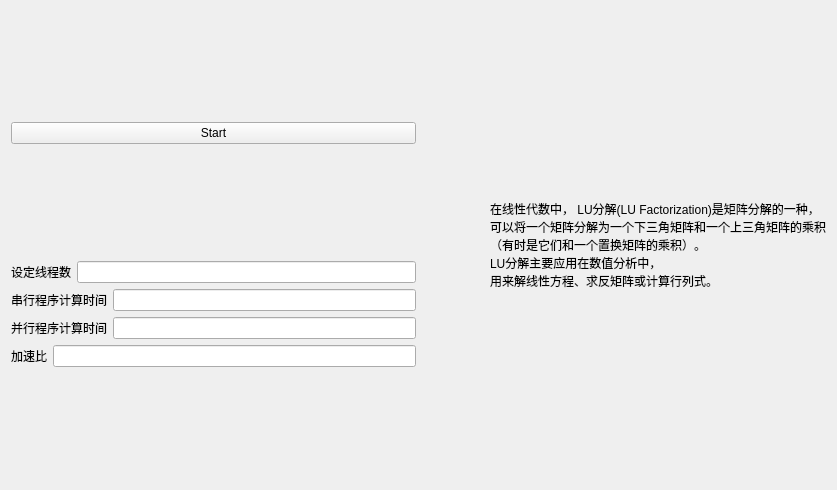
<?xml version="1.0" encoding="UTF-8"?>
<ui version="4.0">
 <class>MatrixClass</class>
 <widget class="QWidget" name="MatrixClass">
  <property name="geometry">
   <rect>
    <x>0</x>
    <y>0</y>
    <width>837</width>
    <height>490</height>
   </rect>
  </property>
  <property name="windowTitle">
   <string>Matrix</string>
  </property>
  <layout class="QHBoxLayout" name="horizontalLayout_6">
   <item>
    <layout class="QVBoxLayout" name="verticalLayout_2">
     <item>
      <widget class="QPushButton" name="StartBtn">
       <property name="text">
        <string>Start</string>
       </property>
      </widget>
     </item>
     <item>
      <layout class="QVBoxLayout" name="verticalLayout">
       <item>
        <layout class="QHBoxLayout" name="horizontalLayout">
         <item>
          <widget class="QLabel" name="label">
           <property name="text">
            <string>设定线程数</string>
           </property>
          </widget>
         </item>
         <item>
          <widget class="QLineEdit" name="ThreadnumEd"/>
         </item>
        </layout>
       </item>
       <item>
        <layout class="QHBoxLayout" name="horizontalLayout_2">
         <item>
          <widget class="QLabel" name="label_2">
           <property name="text">
            <string>串行程序计算时间</string>
           </property>
          </widget>
         </item>
         <item>
          <widget class="QLineEdit" name="serialTimeEd"/>
         </item>
        </layout>
       </item>
       <item>
        <layout class="QHBoxLayout" name="horizontalLayout_3">
         <item>
          <widget class="QLabel" name="label_3">
           <property name="text">
            <string>并行程序计算时间</string>
           </property>
          </widget>
         </item>
         <item>
          <widget class="QLineEdit" name="paralleltimeEd"/>
         </item>
        </layout>
       </item>
       <item>
        <layout class="QHBoxLayout" name="horizontalLayout_4">
         <item>
          <widget class="QLabel" name="label_4">
           <property name="text">
            <string>加速比</string>
           </property>
          </widget>
         </item>
         <item>
          <widget class="QLineEdit" name="speedupEd"/>
         </item>
        </layout>
       </item>
      </layout>
     </item>
    </layout>
   </item>
   <item>
    <layout class="QHBoxLayout" name="horizontalLayout_5">
     <item>
      <spacer name="horizontalSpacer">
       <property name="orientation">
        <enum>Qt::Horizontal</enum>
       </property>
       <property name="sizeHint" stdset="0">
        <size>
         <width>40</width>
         <height>20</height>
        </size>
       </property>
      </spacer>
     </item>
     <item>
      <widget class="QLabel" name="label_5">
       <property name="text">
        <string>在线性代数中， LU分解(LU Factorization)是矩阵分解的一种，
可以将一个矩阵分解为一个下三角矩阵和一个上三角矩阵的乘积
（有时是它们和一个置换矩阵的乘积）。
LU分解主要应用在数值分析中，
用来解线性方程、求反矩阵或计算行列式。</string>
       </property>
      </widget>
     </item>
    </layout>
   </item>
  </layout>
 </widget>
 <layoutdefault spacing="6" margin="11"/>
 <resources/>
 <connections/>
</ui>
